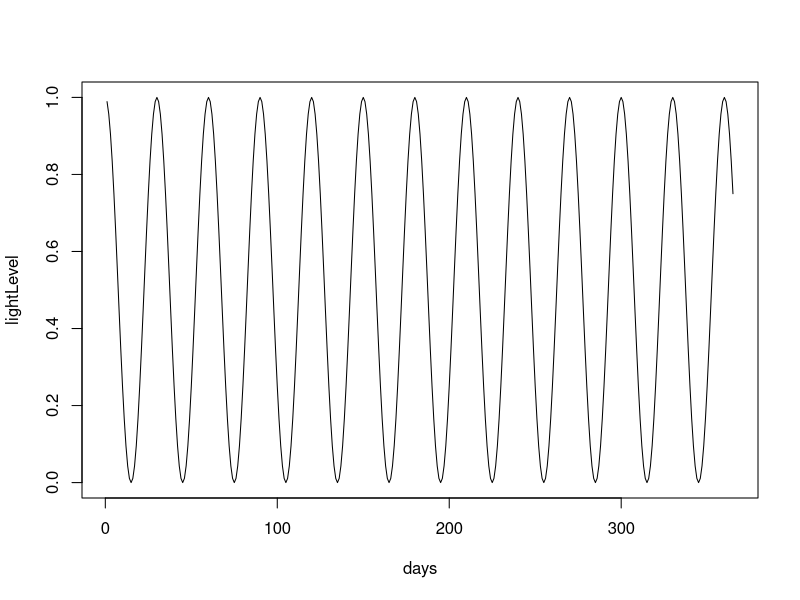
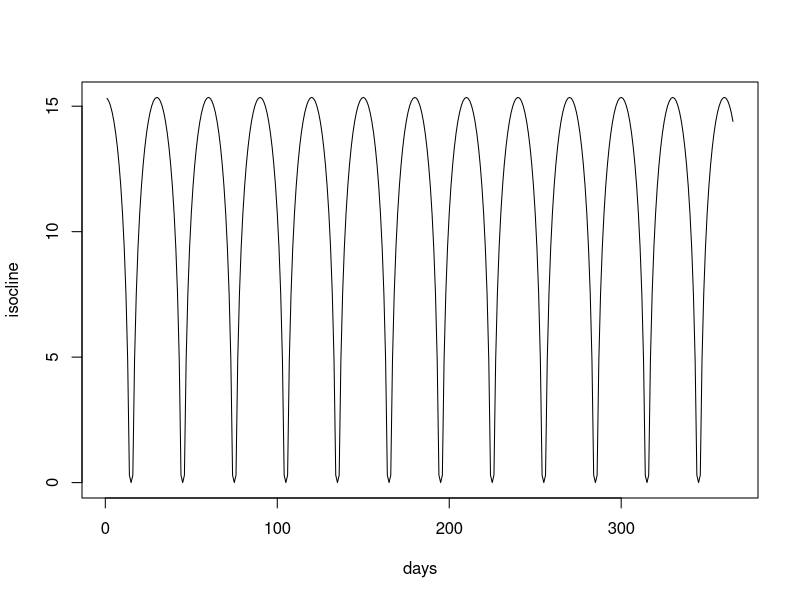
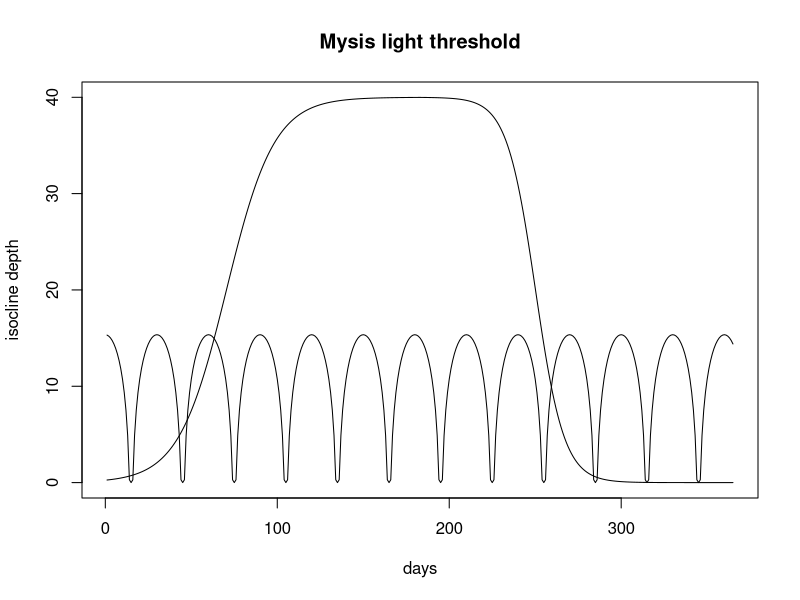

Here is the R script that generated these plots, in order:
setwd("/Users/Nick/mysisModeling")
# Thus begins the mysis model. 
# Functions that drive the model are written in the form Foo_Foo
# Variables that go into the model are writtenin camelCase. E.g. fooFoo. 

#Let's bring in the thermocline depth data
#---------------------------------------------------------------------------------------------
#Bringing in outside data: 
#---------------------------------------------------------------------------------------------
depthData = read.csv("thermoclineDepths.csv")$dist

#---------------------------------------------------------------------------------------------
#Depth of light threshold function: 
#---------------------------------------------------------------------------------------------
lightDepth = function(surfaceLight){
  
  #First we will set constants. These will most likely be toggled.
  k   = 0.3  #extinction coefficient
  I_x = 0.01 #Mysis light threshold (paper quotes between 10^-2 and 10^-4)
  
  distance = (1/k) * (log(surfaceLight) - log(I_x))
  return(distance)
}

#30 day cycle
#days = 1:30
days = 1:365

#Nightime light level in lux
lightLevel = NULL

for (day in days){
  cyclePoint = day %% 30
  lightLevel = c(lightLevel, 0.5 * cos((1/30)* 2*pi * cyclePoint ) + .5)
}

#Check to see if this is functional
plot(days, lightLevel, type = "l")

#Now we will run our light depth function over this: 
isocline = NULL
for (day in lightLevel){
  if (day == 0){
    isocline = c(isocline, 0) #logs dont play nice with 0s
  } else {
    isocline = c(isocline, lightDepth(day))
  }
}
#Check to see if this is functional
plot(days, isocline, type = "l")

#Now let's grab some of our depth data real quick: 
smallDepthData = NULL
for (i in seq(1,24*365, 24)){
  smallDepthData = c(smallDepthData, depthData[i])
}

#plot it!
plot(days, smallDepthData , type = "l", ylab = "isocline depth", main = "Mysis light threshold")
lines(days, isocline)


